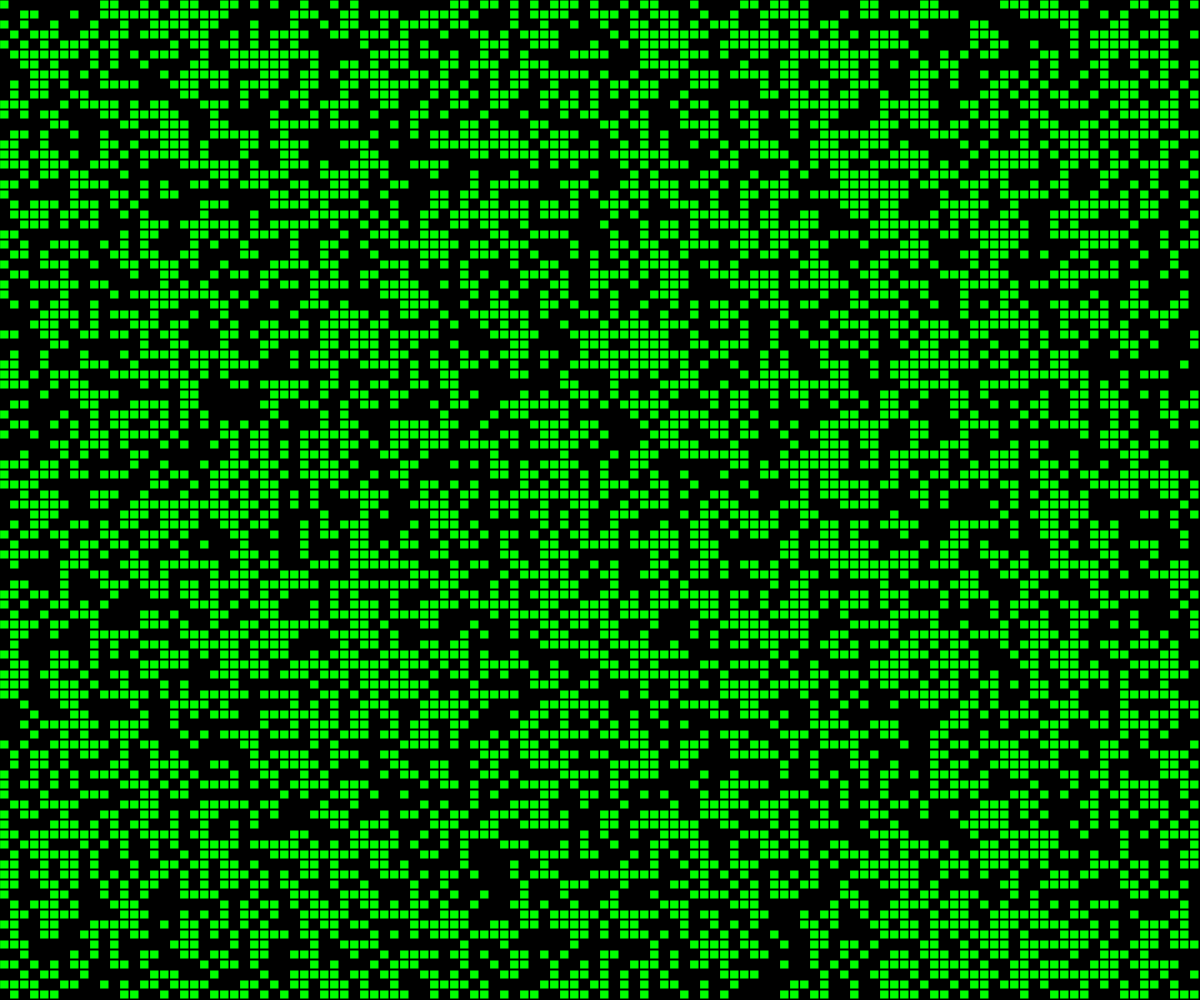
Frame 1 (no input)
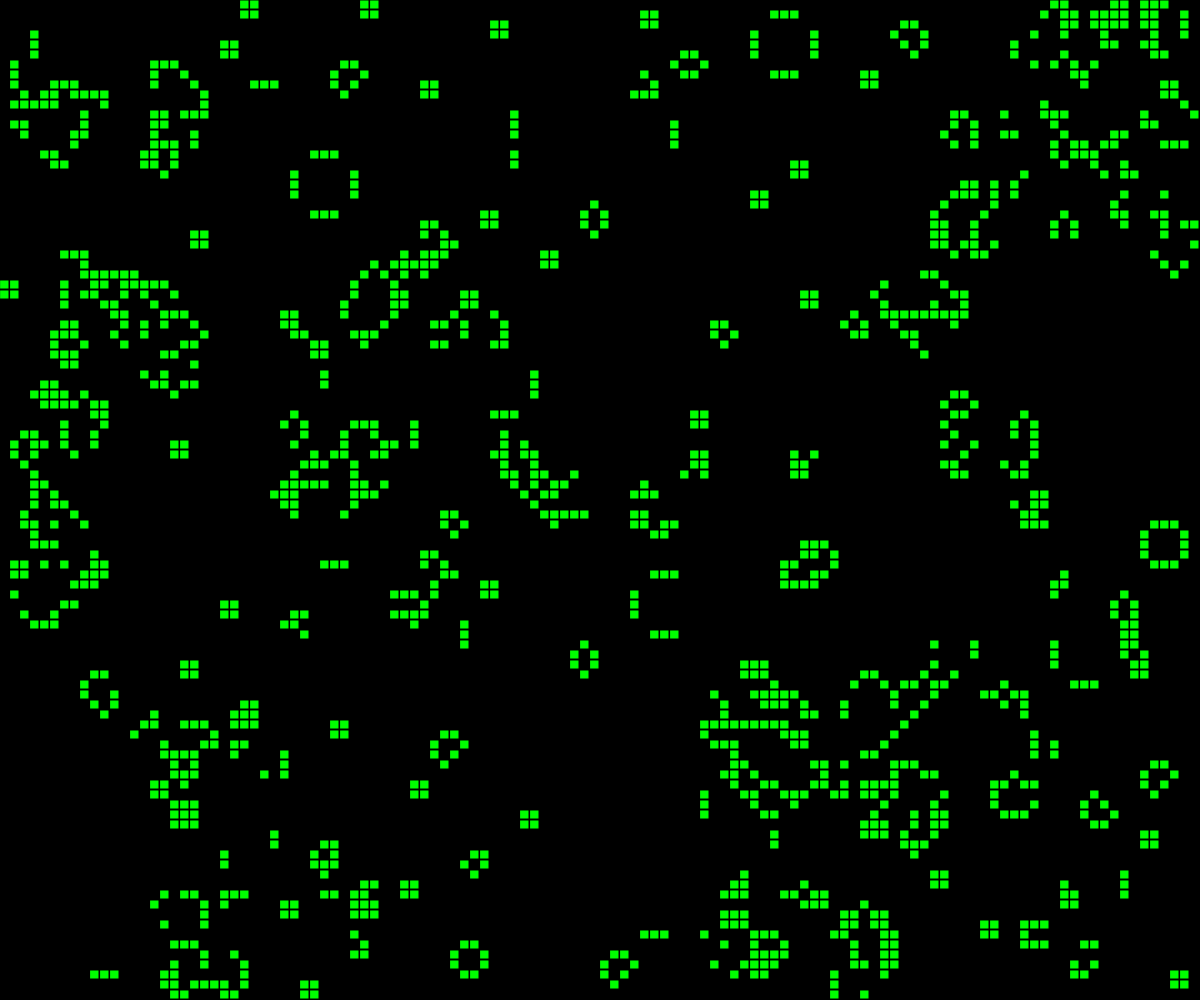
Frame 60 (no input)
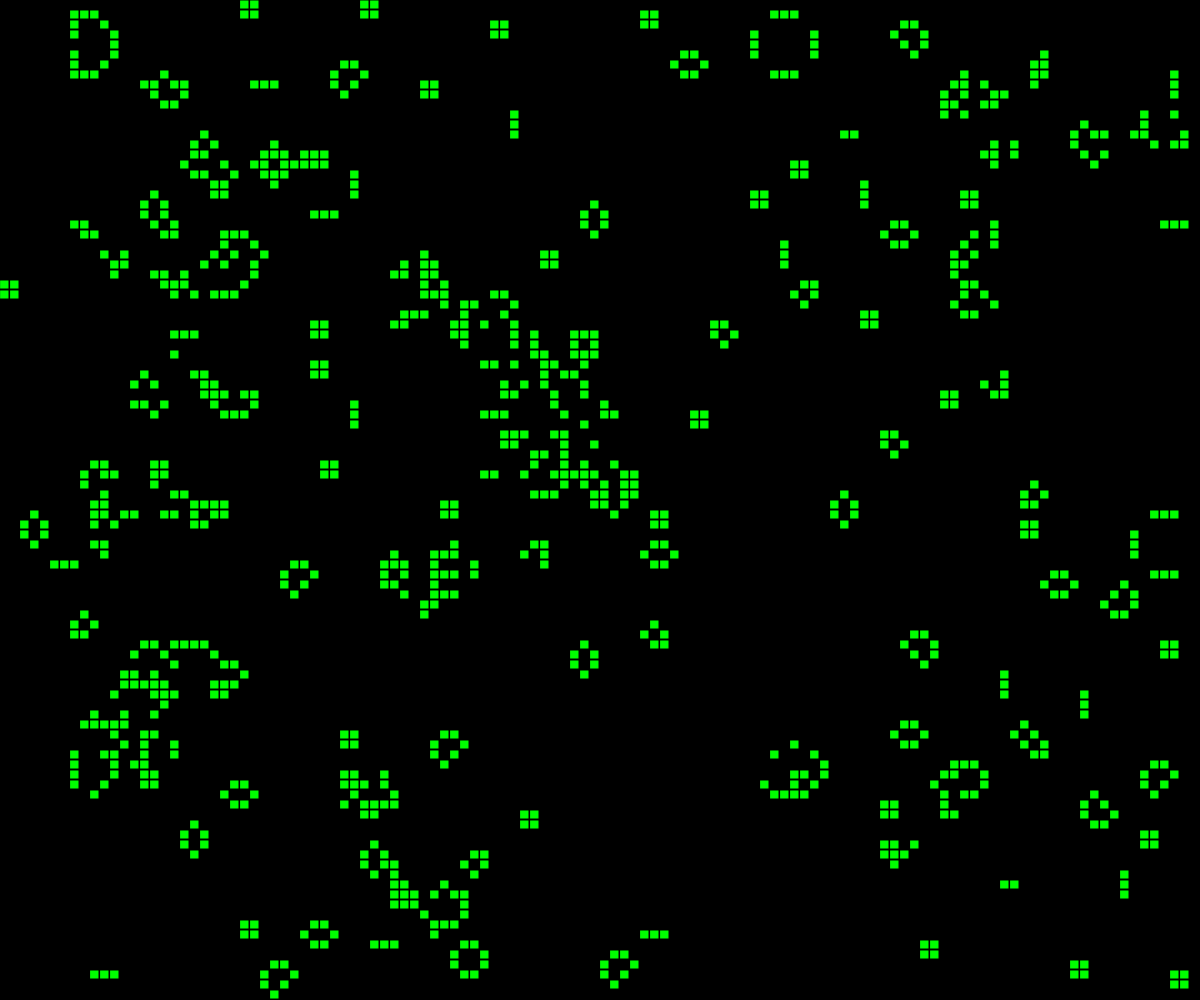
Frame 120 (the mouse pressed at the canvas centre since frame 60)

The p5.js sketch that drew these frames (run headless with seeded random() and noise() and a simulated clock; from frame 60 on, the mouse is pressed at the canvas centre):

// p5.js sketch
// ── sketch.js
let currentGrid;
let numberOfColumns;
let numberOfRows;
let resolution = 10;

function createGrid() {
  let array = new Array(numberOfColumns);

  for (let i = 0; i < array.length; i++) {
    array[i] = new Array(numberOfRows);
  }

  return array;
}

function countNeightbors(x, y) {
  let neightbors = 0;

  for (let i = -1; i < 2; i++) {
    for (let j = -1; j < 2; j++) {
      let _i = x + i;
      let _j = y + j;

      if (_i >= 0 && _i < numberOfColumns && _j >=0 && _j < numberOfRows) {
        neightbors += currentGrid[_i][_j];
      }
    }
  }

  return neightbors - currentGrid[x][y];
}

function setup() {
  let vw = max(document.documentElement.clientWidth, window.innerWidth || 0);
  let vh = max(document.documentElement.clientHeight, window.innerHeight || 0);
  createCanvas(vw, vh);

  numberOfColumns = floor(width / resolution);
  numberOfRows = floor(height / resolution);

  currentGrid = createGrid();

  for (let i = 0; i < numberOfColumns; i++) {
    for (let j = 0; j < numberOfRows; j++) {
      currentGrid[i][j] = floor(random(2));
    }
  }
}

function draw() {
  background(0);
  let nextGrid = createGrid();

  for (let i = 0; i < numberOfColumns; i++) {
    for (let j = 0; j < numberOfRows; j++) {
      let x = i * resolution;
      let y = j * resolution;
      let neightbors = countNeightbors(i, j);

      if (currentGrid[i][j] === 1) {
        // Draw a green square
        fill(0, 255, 0);
        stroke(0);
        rect(x, y, resolution - 1, resolution - 1);

        if (neightbors < 2 || neightbors > 3) {
          // Die on next generation
          nextGrid[i][j] = 0;
        } else {
          // Stay alive
          nextGrid[i][j] = 1;
        }
      } else if (neightbors === 3) {
        // Born on next generation
        nextGrid[i][j] = 1;
      } else {
        nextGrid[i][j] = 0;
      }
    }
  }

  currentGrid = nextGrid;
}
